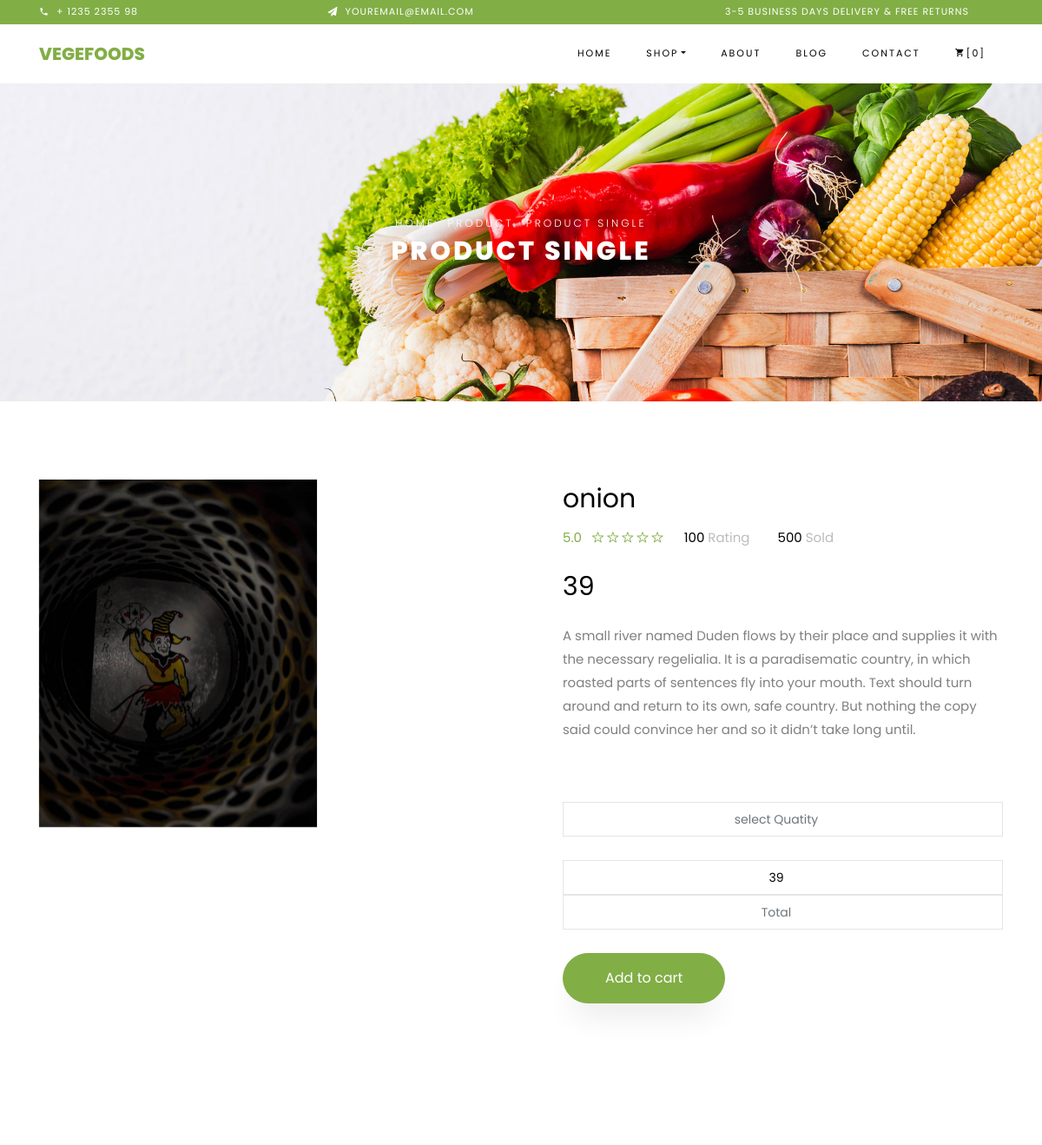
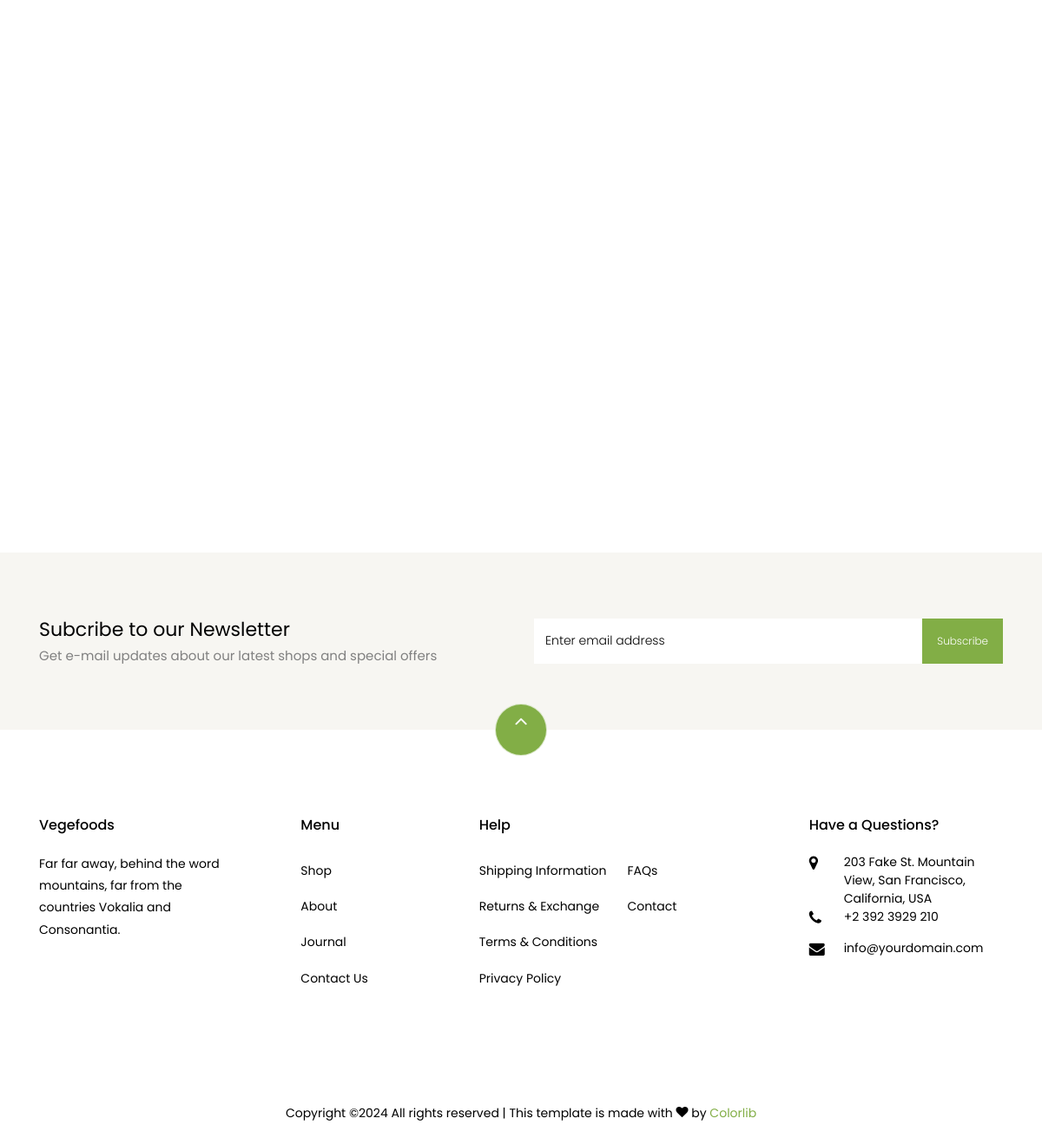
Screenshot of /frontend/product_single/3/ with the database file from the repository (2 pictures, top to bottom).
### newapp/models.py (models this page shows)
class prodb(models.Model):
    Product_Name=models.CharField(max_length=50,null=True,blank=True)
    Product_Category=models.CharField(max_length=50,null=True,blank=True)
    Price=models.IntegerField(null=True,blank=True)
    Description=models.CharField(max_length=50,null=True,blank=True)
    Profile=models.ImageField(upload_to="img", null=True,blank=True)

### frontend/views.py (the view)
# urls.py: path('product_single/<int:s_id>/',views.product_single,name="product_single"),
def product_single(request, s_id):
    data = prodb.objects.get(id=s_id)
    return render(request,'product_single.html',{"data":data})

### frontend/templates/product_single.html (shortened to what this page needs)
<!DOCTYPE html>
{% load static %}
<html lang="en">
  <head>
    <link rel="stylesheet" href="{% static 'web/css/open-iconic-bootstrap.min.css' %}">
    <link rel="stylesheet" href="{% static 'web/css/animate.css' %}">
    <link rel="stylesheet" href="{% static 'web/css/owl.carousel.min.css' %}">
    <link rel="stylesheet" href="{% static 'web/css/owl.theme.default.min.css' %}">
    <link rel="stylesheet" href="{% static 'web/css/magnific-popup.css' %}">
    <link rel="stylesheet" href="{% static 'web/css/aos.css' %}">
    <link rel="stylesheet" href="{% static 'web/css/ionicons.min.css' %}">
    <link rel="stylesheet" href="{% static 'web/css/bootstrap-datepicker.css' %}">
    <link rel="stylesheet" href="{% static 'web/css/jquery.timepicker.css' %}">
    <link rel="stylesheet" href="{% static 'web/css/flaticon.css' %}">
    <link rel="stylesheet" href="{% static 'web/css/icomoon.css' %}">
    <link rel="stylesheet" href="{% static 'web/css/style.css' %}">
  </head>
  <body class="goto-here">
		<div class="py-1 bg-primary">
    	<div class="container">
    		<div class="row no-gutters d-flex align-items-start align-items-center px-md-0">
	    		<div class="col-lg-12 d-block">
		    		<div class="row d-flex">
		    			<div class="col-md pr-4 d-flex topper align-items-center">
					    	<div class="icon mr-2 d-flex justify-content-center align-items-center"><span class="icon-phone2"></span></div>
						    <span class="text">+ 1235 2355 98</span>
					    </div>
					    <div class="col-md pr-4 d-flex topper align-items-center">
					    	<div class="icon mr-2 d-flex justify-content-center align-items-center"><span class="icon-paper-plane"></span></div>
						    <span class="text">youremail@email.com</span>
					    </div>
					    <div class="col-md-5 pr-4 d-flex topper align-items-center text-lg-right">
						    <span class="text">3-5 Business days delivery &amp; Free Returns</span>
					    </div>
				    </div>
			    </div>
		    </div>
		  </div>
    </div>
    <nav class="navbar navbar-expand-lg navbar-dark ftco_navbar bg-dark ftco-navbar-light" id="ftco-navbar">
	    <div class="container">
	      <a class="navbar-brand" href="index.html">Vegefoods</a>
	      <div class="collapse navbar-collapse" id="ftco-nav">
	        <ul class="navbar-nav ml-auto">
	          <li class="nav-item"><a href="index.html" class="nav-link">Home</a></li>
	          <li class="nav-item active dropdown">
              <a class="nav-link dropdown-toggle" href="#" id="dropdown04" data-toggle="dropdown" aria-haspopup="true" aria-expanded="false">Shop</a>
            </li>
	          <li class="nav-item"><a href="{% url 'home_about' %}" class="nav-link">About</a></li>
	          <li class="nav-item"><a href="{% url 'home_blog' %}" class="nav-link">Blog</a></li>
	          <li class="nav-item"><a href="{% url 'home_contact' %}" class="nav-link">Contact</a></li>
	          <li class="nav-item cta cta-colored"><a href="cart.html" class="nav-link"><span class="icon-shopping_cart"></span>[0]</a></li>
	        </ul>
	      </div>
	    </div>
	  </nav>
    <div class="hero-wrap hero-bread" style="background-image: url('images/bg_1.jpg');">
      <div class="container">
        <div class="row no-gutters slider-text align-items-center justify-content-center">
          <div class="col-md-9 ftco-animate text-center">
          	<p class="breadcrumbs"><span class="mr-2"><a href="index.html">Home</a></span> <span class="mr-2"><a href="index.html">Product</a></span> <span>Product Single</span></p>
            <h1 class="mb-0 bread">Product Single</h1>
          </div>
        </div>
      </div>
    </div>
    <section class="ftco-section">
    	<div class="container">
    		<div class="row">
    			<div class="col-lg-6 mb-5 ftco-animate">
    				<a href="images/product-1.jpg"><img src="{{data.Profile.url}}"  style="height:400px;" class="img-fluid" alt="Colorlib Template"></a>
    			</div>
    			<div class="col-lg-6 product-details pl-md-5 ftco-animate">
    				<h3>{{data.Product_Name}}</h3>
    				<div class="rating d-flex">
							<p class="text-left mr-4">
								<a href="#" class="mr-2">5.0</a>
								<a href="#"><span class="ion-ios-star-outline"></span></a>
								<a href="#"><span class="ion-ios-star-outline"></span></a>
								<a href="#"><span class="ion-ios-star-outline"></span></a>
								<a href="#"><span class="ion-ios-star-outline"></span></a>
								<a href="#"><span class="ion-ios-star-outline"></span></a>
							</p>
							<p class="text-left mr-4">
								<a href="#" class="mr-2" style="color: #000;">100 <span style="color: #bbb;">Rating</span></a>
							</p>
							<p class="text-left">
								<a href="#" class="mr-2" style="color: #000;">500 <span style="color: #bbb;">Sold</span></a>
							</p>
						</div>
    				<p class="price"><span>{{data.Price}}</span></p>
    				<p>A small river named Duden flows by their place and supplies it with the necessary regelialia. It is a paradisematic country, in which roasted parts of sentences fly into your mouth. Text should turn around and return to its own, safe country. But nothing the copy said could convince her and so it didn’t take long until.
						</p>
                    <form method="post" action="{% url 'cart_post' %}">
						<input type="hidden" class="form-control" placeholder="username" name="name" value="{{request.session.Username}}"><br>
						<input type="hidden" class="form-control" placeholder="product name" name="product_name" value="{{data.Product_Name}}"><br>
					    <input type="number" class="form-control" placeholder="select Quatity" name="Quantity" min="1" id="qty"><br>
						<input type="number" class="form-control" placeholder="price" name="Price" value="{{data.Price}}" id="price">
					    <input type="number" class="form-control" placeholder="Total" name="Total" id="total"><br>
          	<input type="submit" class="btn btn-primary py-3 px-5" value="Add to cart">
				</div>
    		</div>
    	</div>
    </section>
    <section class="ftco-section">
    	<div class="container">
				<div class="row justify-content-center mb-3 pb-3">
        </div>
    	</div>
    	<div class="container">
    		<div class="row">
    		</div>
    	</div>
    </section>
		<section class="ftco-section ftco-no-pt ftco-no-pb py-5 bg-light">
      <div class="container py-4">
        <div class="row d-flex justify-content-center py-5">
          <div class="col-md-6">
          	<h2 style="font-size: 22px;" class="mb-0">Subcribe to our Newsletter</h2>
          	<span>Get e-mail updates about our latest shops and special offers</span>
          </div>
          <div class="col-md-6 d-flex align-items-center">
            <form action="#" class="subscribe-form">
              <div class="form-group d-flex">
                <input type="text" class="form-control" placeholder="Enter email address">
                <input type="submit" value="Subscribe" class="submit px-3">
              </div>
            </form>
          </div>
        </div>
      </div>
    </section>
    <footer class="ftco-footer ftco-section">
      <div class="container">
      	<div class="row">
      		<div class="mouse">
						<a href="#" class="mouse-icon">
							<div class="mouse-wheel"><span class="ion-ios-arrow-up"></span></div>
						</a>
					</div>
      	</div>
        <div class="row mb-5">
          <div class="col-md">
            <div class="ftco-footer-widget mb-4">
              <h2 class="ftco-heading-2">Vegefoods</h2>
              <p>Far far away, behind the word mountains, far from the countries Vokalia and Consonantia.</p>
              <ul class="ftco-footer-social list-unstyled float-md-left float-lft mt-5">
              </ul>
            </div>
          </div>
          <div class="col-md">
            <div class="ftco-footer-widget mb-4 ml-md-5">
              <h2 class="ftco-heading-2">Menu</h2>
              <ul class="list-unstyled">
                <li><a href="#" class="py-2 d-block">Shop</a></li>
                <li><a href="#" class="py-2 d-block">About</a></li>
                <li><a href="#" class="py-2 d-block">Journal</a></li>
                <li><a href="#" class="py-2 d-block">Contact Us</a></li>
              </ul>
            </div>
          </div>
          <div class="col-md-4">
             <div class="ftco-footer-widget mb-4">
              <h2 class="ftco-heading-2">Help</h2>
              <div class="d-flex">
	              <ul class="list-unstyled mr-l-5 pr-l-3 mr-4">
	                <li><a href="#" class="py-2 d-block">Shipping Information</a></li>
	                <li><a href="#" class="py-2 d-block">Returns &amp; Exchange</a></li>
	                <li><a href="#" class="py-2 d-block">Terms &amp; Conditions</a></li>
	                <li><a href="#" class="py-2 d-block">Privacy Policy</a></li>
	              </ul>
	              <ul class="list-unstyled">
	                <li><a href="#" class="py-2 d-block">FAQs</a></li>
	                <li><a href="#" class="py-2 d-block">Contact</a></li>
	              </ul>
	            </div>
            </div>
          </div>
          <div class="col-md">
            <div class="ftco-footer-widget mb-4">
            	<h2 class="ftco-heading-2">Have a Questions?</h2>
            	<div class="block-23 mb-3">
	              <ul>
	                <li><span class="icon icon-map-marker"></span><span class="text">203 Fake St. Mountain View, San Francisco, California, USA</span></li>
	                <li><a href="#"><span class="icon icon-phone"></span><span class="text">+2 392 3929 210</span></a></li>
	                <li><a href="#"><span class="icon icon-envelope"></span><span class="text">info@yourdomain.com</span></a></li>
	              </ul>
	            </div>
            </div>
          </div>
        </div>
        <div class="row">
          <div class="col-md-12 text-center">
            <p>
						  Copyright &copy;<script>document.write(new Date().getFullYear());</script> All rights reserved | This template is made with <i class="icon-heart color-danger" aria-hidden="true"></i> by <a href="https://colorlib.com" target="_blank">Colorlib</a>
						</p>
          </div>
        </div>
      </div>
    </footer>
  </body>
</html>

### frontend/static/web/css/icomoon.css (style rules this page uses)
[class^="icon-"], [class*=" icon-"] { font-family: 'icomoon' !important; speak: none; font-style: normal; font-weight: normal; font-variant: normal; text-transform: none; line-height: 1; -webkit-font-smoothing: antialiased; -moz-osx-font-smoothing: grayscale; }
.icon-heart:before { content: "\f004"; }
.icon-map-marker:before { content: "\f041"; }
.icon-phone:before { content: "\f095"; }
.icon-envelope:before { content: "\f0e0"; }
.icon-paper-plane:before { content: "\f1d8"; }
.icon-phone2:before { content: "\e0cd"; }
.icon-shopping_cart:before { content: "\e8cc"; }

### rows the page displays
prodb: Profile (picture), Product_Name "onion", Price "39"
